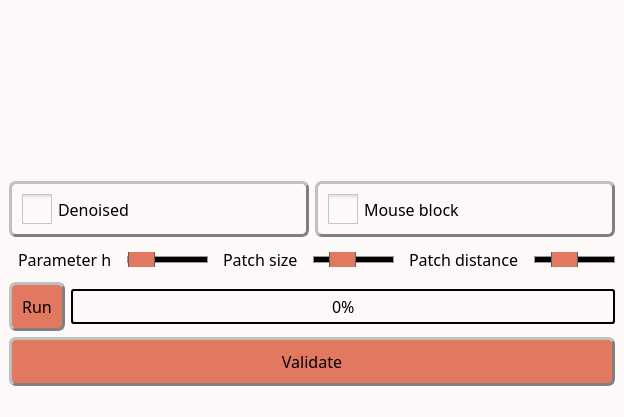
<?xml version="1.0" encoding="UTF-8"?>
<ui version="4.0">
 <class>MainWindow</class>
 <widget class="QMainWindow" name="MainWindow">
  <property name="geometry">
   <rect>
    <x>0</x>
    <y>0</y>
    <width>623</width>
    <height>417</height>
   </rect>
  </property>
  <property name="windowTitle">
   <string>NLMD denoising</string>
  </property>
  <property name="styleSheet">
   <string notr="true">/* Couleur du fond, label, combobox, progressbar vide et spin box */
QWidget, QLabel, QComboBox, QProgressBar, QSpinBox {background-color: rgb(253, 249, 248)}

/* Couleur quand inactif */
QPushButton:disabled, QComboBox:disabled, QSpinBox:disabled {background-color: rgba(243, 98, 64,150)}

/* Couleur des boutons et des selecteurs */
QPushButton, QComboBox::drop-down:button, QComboBox::down-arrow, QComboBox::down-arrow:disabled, QSpinBox::drop-down:button, QSpinBox::down-arrow, QSpinBox::down-arrow:disabled, QSpinBox::drop-up:button, QSpinBox::up-arrow, QSpinBox::up-arrow:disabled, QSlider::handle:horizontal {background-color: rgb(226, 120, 95)}

/* Couleur des bordures de même couleur que les boutons */
QComboBox::drop-down:button, QSpinBox::drop-down:button, QSpinBox::drop-up:button {border-color: rgb(193, 167, 181)}

/* Couleur des textes */
QLabel, QPushButton, QPushButton:hover, QCheckBox, QComboBox, Line, QTextEdit, QSpinBox {color: rgb(0, 0, 0)}

/* style des bordures 1 */
QLabel, QPushButton, QPushButton:hover, QCheckBox, QComboBox, QSpinBox  {
	border-style : outset;
	min-width : 5em;
}

/* style des bordures 2 */
QPushButton, QPushButton:hover, QCheckBox, QComboBox, QSpinBox  {
	border-radius: 7px;
	border-width: 3px;
	border-color: gray;
}

/* Font 1 */
QPushButton, QPushButton:hover, QCheckBox, QProgressBar {font: 12pt &quot;Noto Sans Cond&quot;}

/* Font 2 */
QComboBox, QTextEdit, QSpinBox {font: 10pt &quot;Noto Sans Cond&quot;}

/* Padding 1 */
QLabel, QComboBox, QComboBox::down-arrow, QSpinBox, QSpinBox::down-arrow, QSpinBox::up-arrow {padding : 2px;}

/* Padding 2 */
QPushButton, QPushButton:hover, QCheckBox {padding : 10px;}

/* Gestion taille des QCheckBoxes */
QCheckBox::indicator:unchecked, QCheckBox::indicator:unchecked:hover, QCheckBox::indicator:checked, QCheckBox::indicator:checked:hover  {
	width :30px;
	height : 30px;
}

QLabel {
	Border-radius : 5px;
	border-width : 0px;
	border-color : black;
	font : 14pt &quot;Noto Sans Cond&quot;;
}

QPushButton:hover {background-color: rgb(243, 98, 64);}

QCheckBox::indicator:unchecked {image: url(icons/uncheck_icon.png);}

QCheckBox::indicator:unchecked:hover {image: url(icons/uncheck_hover_icon.png);}

QCheckBox::indicator:checked {image: url(icons/Check_icon.png);}

QCheckBox::indicator:checked:hover {image: url(icons/Check_hover_icon.png);}

QComboBox::drop-down:button{
	border-radius: 4px;
	border-width: 3px;
	width: 36px;
}

QComboBox::down-arrow {
	image : url(icons/Arrow_down.png);
    width: 26px;
    height: 24px;
}

Line{
	format: plain;
	midLine-Width : 5px;
}

QFrame[height=&quot;3&quot;], QFrame[width=&quot;3&quot;] {background-color: #3A3939;}

QTextEdit{
	background-color: rgb(255, 255, 255);
	border-style: solid;
	border-radius: 5px;
	border-width: 2px;
	border-color: black;
}

QLineEdit {font : 12pt &quot;Noto Sans Cond&quot;;}

/* Gestion taille des QLineEdit */
QLineEdit::indicator:unchecked, QLineEdit::indicator:unchecked:hover, QLineEdit::indicator:checked, QLineEdit::indicator:checked:hover  {
	border-color: black;
}

QHBoxLayout {background-color: rgb(0, 240, 240, 50);}

QProgressBar {
	text-align: center;
	border: 2px solid black;
	border-radius: 3px;
 }

 QProgressBar::chunk {
	background-color: rgb(243, 98, 64);
	width: 20px;
	margin : 0.5px;
 }

QSpinBox::drop-down:button, QSpinBox::drop-up:button {
	border-radius: 2px;
	border-width: 3px;
	width: 36px;
}

QSpinBox::down-arrow {
	image : url(icons/Arrow_down.png);
    width: 26px;
    height: 24px;
}

QSpinBox::up-arrow {
	image : url(icons/Arrow_up.png);
    width: 26px;
    height: 24px;
}

QSlider::groove:horizontal {
    border: 1px solid #999999;
    height: 5px; /* the groove expands to the size of the slider by default. by giving it a height, it has a fixed size */
    background-color: rgb(0, 0, 0);
    margin: 2px 0;
}

QSlider::handle:horizontal {
    border: 1px solid #5c5c5c;
    width: 25px;
    height: 40px;
    margin: -10px 0; /* handle is placed by default on the contents rect of the groove. Expand outside the groove */
    border-radius: 3px;
}</string>
  </property>
  <widget class="QWidget" name="centralwidget">
   <property name="styleSheet">
    <string notr="true"/>
   </property>
   <layout class="QHBoxLayout" name="horizontalLayout_5">
    <item>
     <layout class="QVBoxLayout" name="verticalLayout_2">
      <item>
       <layout class="QHBoxLayout" name="horizontalLayout">
        <item>
         <widget class="ImageView" name="expSeries" native="true">
          <property name="sizePolicy">
           <sizepolicy hsizetype="MinimumExpanding" vsizetype="MinimumExpanding">
            <horstretch>0</horstretch>
            <verstretch>0</verstretch>
           </sizepolicy>
          </property>
         </widget>
        </item>
        <item>
         <widget class="PlotWidget" name="profiles" native="true">
          <property name="sizePolicy">
           <sizepolicy hsizetype="MinimumExpanding" vsizetype="MinimumExpanding">
            <horstretch>0</horstretch>
            <verstretch>0</verstretch>
           </sizepolicy>
          </property>
          <property name="minimumSize">
           <size>
            <width>600</width>
            <height>150</height>
           </size>
          </property>
         </widget>
        </item>
       </layout>
      </item>
      <item>
       <layout class="QVBoxLayout" name="verticalLayout">
        <item>
         <layout class="QHBoxLayout" name="horizontalLayout_2">
          <item>
           <widget class="QCheckBox" name="denoised">
            <property name="font">
             <font>
              <family>Noto Sans Cond</family>
              <pointsize>12</pointsize>
              <weight>50</weight>
              <italic>false</italic>
              <bold>false</bold>
             </font>
            </property>
            <property name="styleSheet">
             <string notr="true"/>
            </property>
            <property name="text">
             <string>Denoised</string>
            </property>
           </widget>
          </item>
          <item>
           <widget class="QCheckBox" name="mouseLock">
            <property name="font">
             <font>
              <family>Noto Sans Cond</family>
              <pointsize>12</pointsize>
              <weight>50</weight>
              <italic>false</italic>
              <bold>false</bold>
             </font>
            </property>
            <property name="styleSheet">
             <string notr="true"/>
            </property>
            <property name="text">
             <string>Mouse block</string>
            </property>
           </widget>
          </item>
         </layout>
        </item>
        <item>
         <layout class="QHBoxLayout" name="horizontalLayout_4">
          <item>
           <widget class="QLabel" name="label_h">
            <property name="font">
             <font>
              <family>Noto Sans Cond</family>
              <pointsize>12</pointsize>
              <weight>50</weight>
              <italic>false</italic>
              <bold>false</bold>
             </font>
            </property>
            <property name="styleSheet">
             <string notr="true">QLabel {
color: rgb(0, 0, 0);
background-color:	rgb(253, 249, 248);
border-style : outset;
Border-radius : 5px;
border-width : 0px;
border-color : black;
min-width : 5em;
padding : 5px;
font : 12pt &quot;Noto Sans Cond&quot;;
}</string>
            </property>
            <property name="text">
             <string>Parameter h</string>
            </property>
            <property name="textFormat">
             <enum>Qt::PlainText</enum>
            </property>
           </widget>
          </item>
          <item>
           <widget class="QSlider" name="slider_h">
            <property name="minimumSize">
             <size>
              <width>0</width>
              <height>15</height>
             </size>
            </property>
            <property name="minimum">
             <number>1</number>
            </property>
            <property name="maximum">
             <number>5000</number>
            </property>
            <property name="singleStep">
             <number>10</number>
            </property>
            <property name="pageStep">
             <number>500</number>
            </property>
            <property name="value">
             <number>10</number>
            </property>
            <property name="orientation">
             <enum>Qt::Horizontal</enum>
            </property>
           </widget>
          </item>
          <item>
           <widget class="QLabel" name="label_size">
            <property name="font">
             <font>
              <family>Noto Sans Cond</family>
              <pointsize>12</pointsize>
              <weight>50</weight>
              <italic>false</italic>
              <bold>false</bold>
             </font>
            </property>
            <property name="styleSheet">
             <string notr="true">QLabel {
color: rgb(0, 0, 0);
background-color:	rgb(253, 249, 248);
border-style : outset;
Border-radius : 5px;
border-width : 0px;
border-color : black;
min-width : 5em;
padding : 5px;
font : 12pt &quot;Noto Sans Cond&quot;;
}</string>
            </property>
            <property name="text">
             <string>Patch size</string>
            </property>
           </widget>
          </item>
          <item>
           <widget class="QSlider" name="slider_size">
            <property name="minimumSize">
             <size>
              <width>0</width>
              <height>15</height>
             </size>
            </property>
            <property name="minimum">
             <number>1</number>
            </property>
            <property name="maximum">
             <number>15</number>
            </property>
            <property name="pageStep">
             <number>2</number>
            </property>
            <property name="value">
             <number>5</number>
            </property>
            <property name="orientation">
             <enum>Qt::Horizontal</enum>
            </property>
           </widget>
          </item>
          <item>
           <widget class="QLabel" name="label_distance">
            <property name="font">
             <font>
              <family>Noto Sans Cond</family>
              <pointsize>12</pointsize>
              <weight>50</weight>
              <italic>false</italic>
              <bold>false</bold>
             </font>
            </property>
            <property name="styleSheet">
             <string notr="true">QLabel {
color: rgb(0, 0, 0);
background-color:	rgb(253, 249, 248);
border-style : outset;
Border-radius : 5px;
border-width : 0px;
border-color : black;
min-width : 5em;
padding : 5px;
font : 12pt &quot;Noto Sans Cond&quot;;
}</string>
            </property>
            <property name="text">
             <string>Patch distance</string>
            </property>
           </widget>
          </item>
          <item>
           <widget class="QSlider" name="slider_distance">
            <property name="minimumSize">
             <size>
              <width>0</width>
              <height>15</height>
             </size>
            </property>
            <property name="minimum">
             <number>2</number>
            </property>
            <property name="maximum">
             <number>15</number>
            </property>
            <property name="pageStep">
             <number>2</number>
            </property>
            <property name="value">
             <number>6</number>
            </property>
            <property name="orientation">
             <enum>Qt::Horizontal</enum>
            </property>
           </widget>
          </item>
         </layout>
        </item>
        <item>
         <layout class="QHBoxLayout" name="horizontalLayout_3">
          <item>
           <widget class="QPushButton" name="preview">
            <property name="font">
             <font>
              <family>Noto Sans Cond</family>
              <pointsize>12</pointsize>
              <weight>50</weight>
              <italic>false</italic>
              <bold>false</bold>
             </font>
            </property>
            <property name="toolTip">
             <string>&lt;html&gt;&lt;head/&gt;&lt;body&gt;&lt;p&gt;&lt;span style=&quot; font-size:11pt;&quot;&gt;Run the computation&lt;/span&gt;&lt;/p&gt;&lt;/body&gt;&lt;/html&gt;</string>
            </property>
            <property name="text">
             <string>Run</string>
            </property>
            <property name="icon">
             <iconset>
              <normaloff>TSG_icons/run_icon.png</normaloff>TSG_icons/run_icon.png</iconset>
            </property>
           </widget>
          </item>
          <item>
           <widget class="QProgressBar" name="progressBar">
            <property name="font">
             <font>
              <family>Noto Sans Cond</family>
              <pointsize>12</pointsize>
              <weight>50</weight>
              <italic>false</italic>
              <bold>false</bold>
             </font>
            </property>
            <property name="styleSheet">
             <string notr="true"/>
            </property>
            <property name="value">
             <number>0</number>
            </property>
           </widget>
          </item>
         </layout>
        </item>
        <item>
         <widget class="QPushButton" name="Validate_button">
          <property name="minimumSize">
           <size>
            <width>116</width>
            <height>0</height>
           </size>
          </property>
          <property name="font">
           <font>
            <family>Noto Sans Cond</family>
            <pointsize>12</pointsize>
            <weight>50</weight>
            <italic>false</italic>
            <bold>false</bold>
           </font>
          </property>
          <property name="toolTip">
           <string>&lt;html&gt;&lt;head/&gt;&lt;body&gt;&lt;p&gt;&lt;span style=&quot; font-size:11pt;&quot;&gt;Export data to the main GUI&lt;/span&gt;&lt;/p&gt;&lt;/body&gt;&lt;/html&gt;</string>
          </property>
          <property name="text">
           <string>Validate</string>
          </property>
          <property name="icon">
           <iconset>
            <normaloff>TSG_icons/Export.png</normaloff>TSG_icons/Export.png</iconset>
          </property>
         </widget>
        </item>
       </layout>
      </item>
     </layout>
    </item>
   </layout>
  </widget>
  <widget class="QMenuBar" name="menubar">
   <property name="geometry">
    <rect>
     <x>0</x>
     <y>0</y>
     <width>623</width>
     <height>20</height>
    </rect>
   </property>
  </widget>
  <widget class="QStatusBar" name="statusbar"/>
 </widget>
 <customwidgets>
  <customwidget>
   <class>ImageView</class>
   <extends>QWidget</extends>
   <header>pyqtgraph</header>
   <container>1</container>
  </customwidget>
  <customwidget>
   <class>PlotWidget</class>
   <extends>QWidget</extends>
   <header>pyqtgraph</header>
   <container>1</container>
  </customwidget>
 </customwidgets>
 <resources/>
 <connections/>
</ui>
